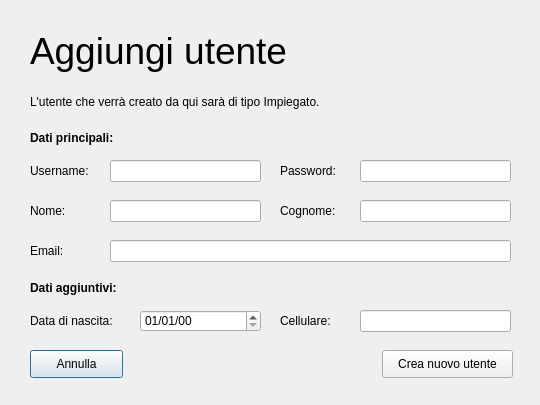
<?xml version="1.0" encoding="UTF-8"?>
<ui version="4.0">
 <class>add_user_dialog</class>
 <widget class="QDialog" name="add_user_dialog">
  <property name="geometry">
   <rect>
    <x>0</x>
    <y>0</y>
    <width>540</width>
    <height>405</height>
   </rect>
  </property>
  <property name="maximumSize">
   <size>
    <width>540</width>
    <height>405</height>
   </size>
  </property>
  <property name="windowTitle">
   <string>Aggiungi utente</string>
  </property>
  <widget class="QLabel" name="lbl_title">
   <property name="geometry">
    <rect>
     <x>30</x>
     <y>20</y>
     <width>341</width>
     <height>61</height>
    </rect>
   </property>
   <property name="font">
    <font>
     <pointsize>28</pointsize>
    </font>
   </property>
   <property name="text">
    <string>Aggiungi utente</string>
   </property>
  </widget>
  <widget class="QLabel" name="lbl_disclaimer">
   <property name="geometry">
    <rect>
     <x>30</x>
     <y>94</y>
     <width>321</width>
     <height>16</height>
    </rect>
   </property>
   <property name="text">
    <string>L'utente che verrà creato da qui sarà di tipo Impiegato.</string>
   </property>
  </widget>
  <widget class="QLabel" name="lbl_dati_principali">
   <property name="geometry">
    <rect>
     <x>30</x>
     <y>130</y>
     <width>91</width>
     <height>16</height>
    </rect>
   </property>
   <property name="font">
    <font>
     <weight>75</weight>
     <bold>true</bold>
    </font>
   </property>
   <property name="text">
    <string>Dati principali:</string>
   </property>
  </widget>
  <widget class="QLabel" name="lbl_username">
   <property name="geometry">
    <rect>
     <x>30</x>
     <y>160</y>
     <width>71</width>
     <height>21</height>
    </rect>
   </property>
   <property name="text">
    <string>Username:</string>
   </property>
  </widget>
  <widget class="QLineEdit" name="txt_username">
   <property name="geometry">
    <rect>
     <x>110</x>
     <y>160</y>
     <width>151</width>
     <height>22</height>
    </rect>
   </property>
  </widget>
  <widget class="QLabel" name="lbl_password">
   <property name="geometry">
    <rect>
     <x>280</x>
     <y>160</y>
     <width>71</width>
     <height>21</height>
    </rect>
   </property>
   <property name="text">
    <string>Password:</string>
   </property>
  </widget>
  <widget class="QLineEdit" name="txt_password">
   <property name="geometry">
    <rect>
     <x>360</x>
     <y>160</y>
     <width>151</width>
     <height>22</height>
    </rect>
   </property>
   <property name="echoMode">
    <enum>QLineEdit::Password</enum>
   </property>
  </widget>
  <widget class="QLabel" name="lbl_nome">
   <property name="geometry">
    <rect>
     <x>30</x>
     <y>200</y>
     <width>71</width>
     <height>21</height>
    </rect>
   </property>
   <property name="text">
    <string>Nome:</string>
   </property>
  </widget>
  <widget class="QLineEdit" name="txt_nome">
   <property name="geometry">
    <rect>
     <x>110</x>
     <y>200</y>
     <width>151</width>
     <height>22</height>
    </rect>
   </property>
  </widget>
  <widget class="QLabel" name="lbl_cognome">
   <property name="geometry">
    <rect>
     <x>280</x>
     <y>200</y>
     <width>71</width>
     <height>21</height>
    </rect>
   </property>
   <property name="text">
    <string>Cognome:</string>
   </property>
  </widget>
  <widget class="QLineEdit" name="txt_cognome">
   <property name="geometry">
    <rect>
     <x>360</x>
     <y>200</y>
     <width>151</width>
     <height>22</height>
    </rect>
   </property>
  </widget>
  <widget class="QLabel" name="lbl_email">
   <property name="geometry">
    <rect>
     <x>30</x>
     <y>240</y>
     <width>71</width>
     <height>21</height>
    </rect>
   </property>
   <property name="text">
    <string>Email:</string>
   </property>
  </widget>
  <widget class="QLineEdit" name="txt_email">
   <property name="geometry">
    <rect>
     <x>110</x>
     <y>240</y>
     <width>401</width>
     <height>22</height>
    </rect>
   </property>
  </widget>
  <widget class="QLabel" name="lbl_dati_aggiuntivi">
   <property name="geometry">
    <rect>
     <x>30</x>
     <y>280</y>
     <width>121</width>
     <height>16</height>
    </rect>
   </property>
   <property name="font">
    <font>
     <weight>75</weight>
     <bold>true</bold>
    </font>
   </property>
   <property name="text">
    <string>Dati aggiuntivi:</string>
   </property>
  </widget>
  <widget class="QLabel" name="lbl_data_nascita">
   <property name="geometry">
    <rect>
     <x>30</x>
     <y>310</y>
     <width>101</width>
     <height>21</height>
    </rect>
   </property>
   <property name="text">
    <string>Data di nascita:</string>
   </property>
  </widget>
  <widget class="QDateEdit" name="txt_data_nascita">
   <property name="geometry">
    <rect>
     <x>140</x>
     <y>310</y>
     <width>121</width>
     <height>22</height>
    </rect>
   </property>
   <property name="displayFormat">
    <string>dd/MM/yy</string>
   </property>
  </widget>
  <widget class="QLabel" name="lbl_cell">
   <property name="geometry">
    <rect>
     <x>280</x>
     <y>310</y>
     <width>71</width>
     <height>21</height>
    </rect>
   </property>
   <property name="text">
    <string>Cellulare:</string>
   </property>
  </widget>
  <widget class="QLineEdit" name="txt_cell">
   <property name="geometry">
    <rect>
     <x>360</x>
     <y>310</y>
     <width>151</width>
     <height>22</height>
    </rect>
   </property>
  </widget>
  <widget class="QPushButton" name="btn_cancel">
   <property name="geometry">
    <rect>
     <x>30</x>
     <y>350</y>
     <width>93</width>
     <height>28</height>
    </rect>
   </property>
   <property name="text">
    <string>Annulla</string>
   </property>
  </widget>
  <widget class="QPushButton" name="btn_add_new_user">
   <property name="geometry">
    <rect>
     <x>382</x>
     <y>350</y>
     <width>131</width>
     <height>28</height>
    </rect>
   </property>
   <property name="text">
    <string>Crea nuovo utente</string>
   </property>
  </widget>
 </widget>
 <resources/>
 <connections/>
</ui>
